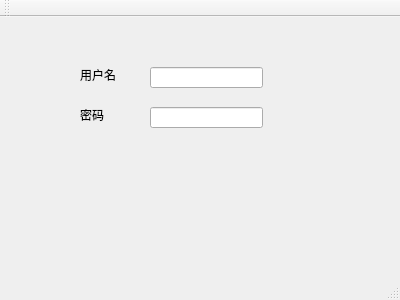
<?xml version="1.0" encoding="UTF-8"?>
<ui version="4.0">
 <class>MainWindow</class>
 <widget class="QMainWindow" name="MainWindow">
  <property name="geometry">
   <rect>
    <x>0</x>
    <y>0</y>
    <width>400</width>
    <height>300</height>
   </rect>
  </property>
  <property name="windowTitle">
   <string>MainWindow</string>
  </property>
  <widget class="QWidget" name="centralWidget">
   <widget class="QLabel" name="lblUserName">
    <property name="geometry">
     <rect>
      <x>80</x>
      <y>50</y>
      <width>72</width>
      <height>15</height>
     </rect>
    </property>
    <property name="text">
     <string>用户名</string>
    </property>
   </widget>
   <widget class="CustomLineEdit" name="lineEditUserName">
    <property name="geometry">
     <rect>
      <x>150</x>
      <y>50</y>
      <width>113</width>
      <height>21</height>
     </rect>
    </property>
   </widget>
   <widget class="CustomLineEdit" name="lineEditPassWord">
    <property name="geometry">
     <rect>
      <x>150</x>
      <y>90</y>
      <width>113</width>
      <height>21</height>
     </rect>
    </property>
   </widget>
   <widget class="QLabel" name="lblPassWord">
    <property name="geometry">
     <rect>
      <x>80</x>
      <y>90</y>
      <width>72</width>
      <height>15</height>
     </rect>
    </property>
    <property name="text">
     <string>密码</string>
    </property>
   </widget>
  </widget>
  <widget class="QMenuBar" name="menuBar">
   <property name="geometry">
    <rect>
     <x>0</x>
     <y>0</y>
     <width>400</width>
     <height>26</height>
    </rect>
   </property>
  </widget>
  <widget class="QToolBar" name="mainToolBar">
   <attribute name="toolBarArea">
    <enum>TopToolBarArea</enum>
   </attribute>
   <attribute name="toolBarBreak">
    <bool>false</bool>
   </attribute>
  </widget>
  <widget class="QStatusBar" name="statusBar"/>
 </widget>
 <layoutdefault spacing="6" margin="11"/>
 <customwidgets>
  <customwidget>
   <class>CustomLineEdit</class>
   <extends>QLineEdit</extends>
   <header location="global">customlineedit.h</header>
  </customwidget>
 </customwidgets>
 <resources/>
 <connections/>
</ui>
